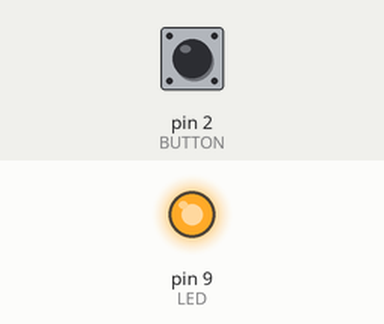
The sketch below on a simulated Arduino Uno, built with avr-gcc and run on an emulated ATmega328P. Shown: output pins drawn as LEDs (lit = HIGH). The inputs (shaded band) are chosen by the test bench; at power-on: pin 2 (BUTTON) HIGH.

Above: at 1.2 s.
1.3 s: pin 2 (BUTTON) pulled LOW for 0.15 s
At 1.37 s:
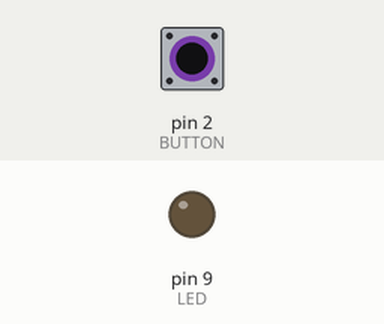
2.9 s: pin 2 (BUTTON) pulled LOW for 3.2 s
At 7.5 s:
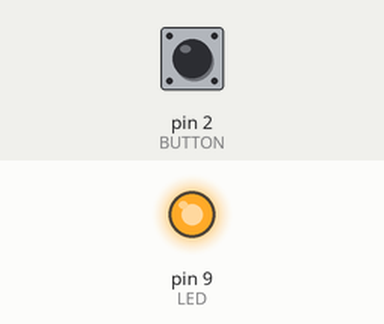
Timing chart, 0 to 9.0 s (numbered marks = the images above; inputs shaded):
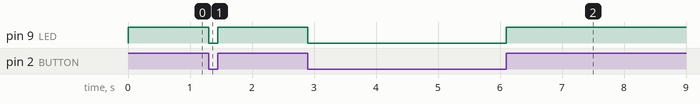

The sketch:

sketch_jan26c.ino
```cpp
const int LED=9;
const int BUTTON=2;

void setup()
{
  pinMode (LED, OUTPUT);

  pinMode (BUTTON, INPUT);

}

void loop()
{
 if (digitalRead(BUTTON) == 0)
 {
 digitalWrite(LED, LOW);
 }
 else
 {
  digitalWrite(LED, HIGH);
 }
}
```

Measured:
- after the input at 1.3 s, pin 9 (LED): HIGH → LOW at once, → HIGH 0.15 s later
- after the input at 2.9 s, pin 9 (LED): HIGH → LOW at once, → HIGH 3.2 s later
